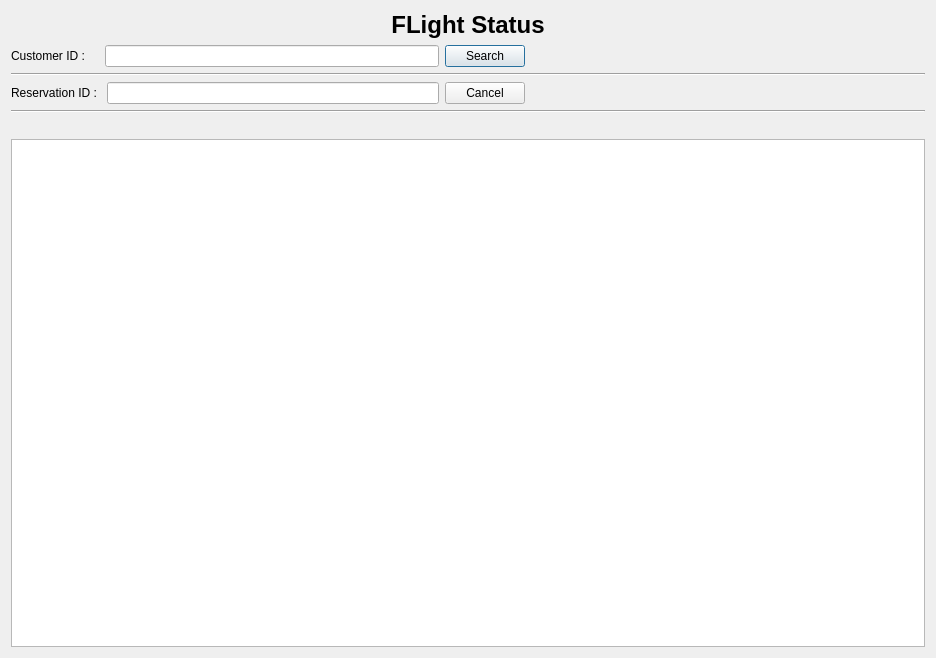
<?xml version="1.0" encoding="UTF-8"?>
<ui version="4.0">
 <class>FlightStatus</class>
 <widget class="QDialog" name="FlightStatus">
  <property name="geometry">
   <rect>
    <x>0</x>
    <y>0</y>
    <width>936</width>
    <height>658</height>
   </rect>
  </property>
  <property name="windowTitle">
   <string>Dialog</string>
  </property>
  <layout class="QVBoxLayout" name="verticalLayout">
   <item>
    <layout class="QHBoxLayout" name="horizontalLayout">
     <item>
      <widget class="QLabel" name="label">
       <property name="font">
        <font>
         <pointsize>18</pointsize>
         <bold>true</bold>
        </font>
       </property>
       <property name="text">
        <string>FLight Status</string>
       </property>
       <property name="alignment">
        <set>Qt::AlignCenter</set>
       </property>
      </widget>
     </item>
    </layout>
   </item>
   <item>
    <layout class="QHBoxLayout" name="horizontalLayout_2">
     <item>
      <widget class="QLabel" name="LB_CustoID">
       <property name="text">
        <string>Customer ID :    </string>
       </property>
      </widget>
     </item>
     <item>
      <widget class="QLineEdit" name="LE_CustoID"/>
     </item>
     <item>
      <widget class="QPushButton" name="PB_Search">
       <property name="text">
        <string>Search</string>
       </property>
      </widget>
     </item>
     <item>
      <spacer name="horizontalSpacer">
       <property name="orientation">
        <enum>Qt::Horizontal</enum>
       </property>
       <property name="sizeType">
        <enum>QSizePolicy::Fixed</enum>
       </property>
       <property name="sizeHint" stdset="0">
        <size>
         <width>400</width>
         <height>20</height>
        </size>
       </property>
      </spacer>
     </item>
    </layout>
   </item>
   <item>
    <widget class="Line" name="line">
     <property name="orientation">
      <enum>Qt::Horizontal</enum>
     </property>
    </widget>
   </item>
   <item>
    <layout class="QHBoxLayout" name="horizontalLayout_5">
     <item>
      <widget class="QLabel" name="label_3">
       <property name="text">
        <string>Reservation ID : </string>
       </property>
      </widget>
     </item>
     <item>
      <widget class="QLineEdit" name="LE_RerservID"/>
     </item>
     <item>
      <widget class="QPushButton" name="PB_Cancel">
       <property name="text">
        <string>Cancel</string>
       </property>
      </widget>
     </item>
     <item>
      <spacer name="horizontalSpacer_3">
       <property name="orientation">
        <enum>Qt::Horizontal</enum>
       </property>
       <property name="sizeHint" stdset="0">
        <size>
         <width>400</width>
         <height>20</height>
        </size>
       </property>
      </spacer>
     </item>
    </layout>
   </item>
   <item>
    <widget class="Line" name="line_2">
     <property name="orientation">
      <enum>Qt::Horizontal</enum>
     </property>
    </widget>
   </item>
   <item>
    <widget class="QLabel" name="label_2">
     <property name="text">
      <string/>
     </property>
    </widget>
   </item>
   <item>
    <widget class="QTableWidget" name="TW_Flight">
     <property name="sizePolicy">
      <sizepolicy hsizetype="Preferred" vsizetype="Expanding">
       <horstretch>0</horstretch>
       <verstretch>0</verstretch>
      </sizepolicy>
     </property>
    </widget>
   </item>
  </layout>
 </widget>
 <resources/>
 <connections/>
</ui>
